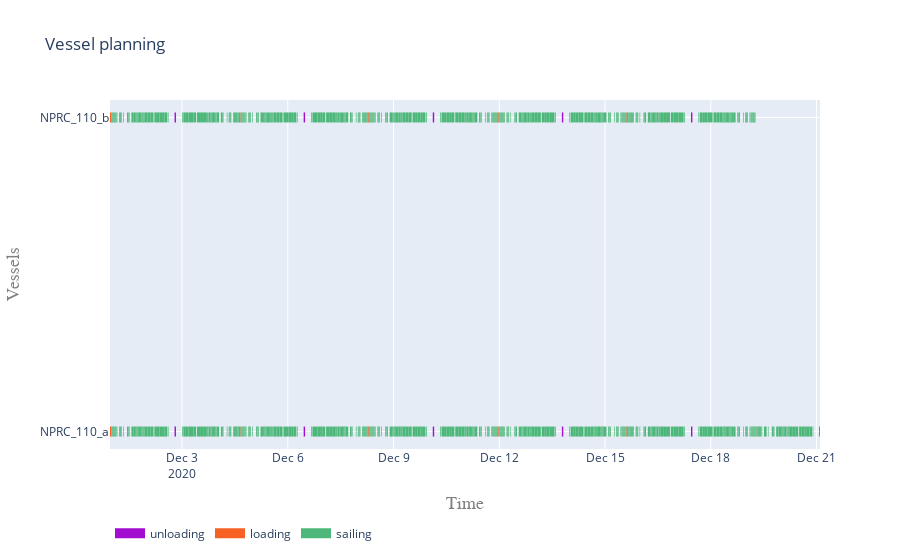

Notebook source saved alongside this figure:
### Code cell
vessel_planning([NPRC_110_a, NPRC_110_b])
